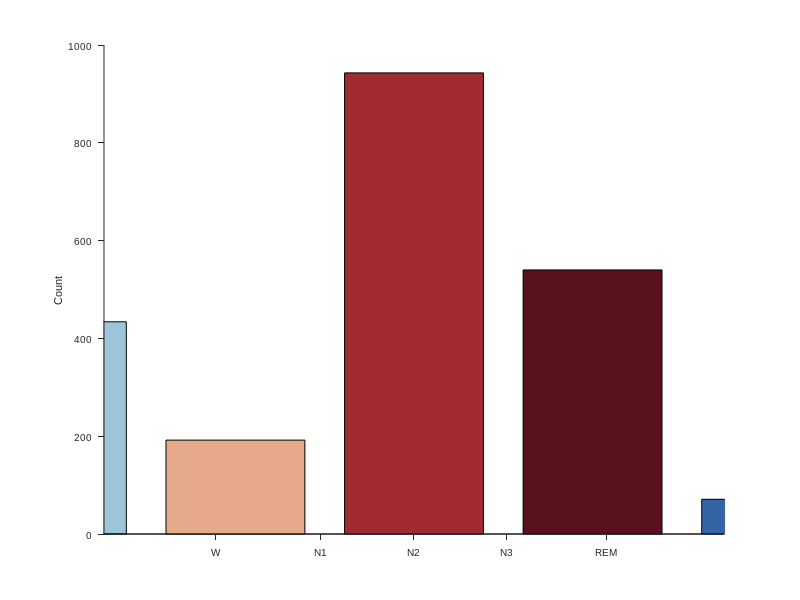

Reproduce this figure in MATLAB. (Note: this script raises an error after producing the figure.)
%% for Fig. 1
%% histogram of the all 5-minute epochs included in the final analysis

clc;clear
%% 
figure
set(gcf,'Units','Centimeters','position',[1 1 6 6])


Counts5=[434; 192; 943; 540; 71];

HH=bar([1],Counts5);

Color=[156,197,217; 230,169,140; 162,42,49; 89,18,29; 52,100,165]./255;

for ii=1:5
    set(HH(ii),'FaceColor',Color(ii,:))
end


ylabel('Count','FontName','Arial','fontsize',7);

set(gca, 'Xlim', [0.5 1.5],'TickDir','out','XTick', [0.68 0.85 1 1.15 1.31],'XTickLabel',{'W','N1','N2','N3','REM'});
set(gca,  'YGrid', 'off', 'box', 'off', 'TickDir', 'out','FontName','Arial','fontsize',7);


cd /nd_disk2/qihong/Sleep_PKU/brain_restoration/Sleep_EEG_fMRI-main_v202410

print(gcf,'-dpdf','-r400')
oldname=['figure1.pdf'];
newname=['histogram_5stages.pdf'];
movefile(oldname,newname);    

close all;
